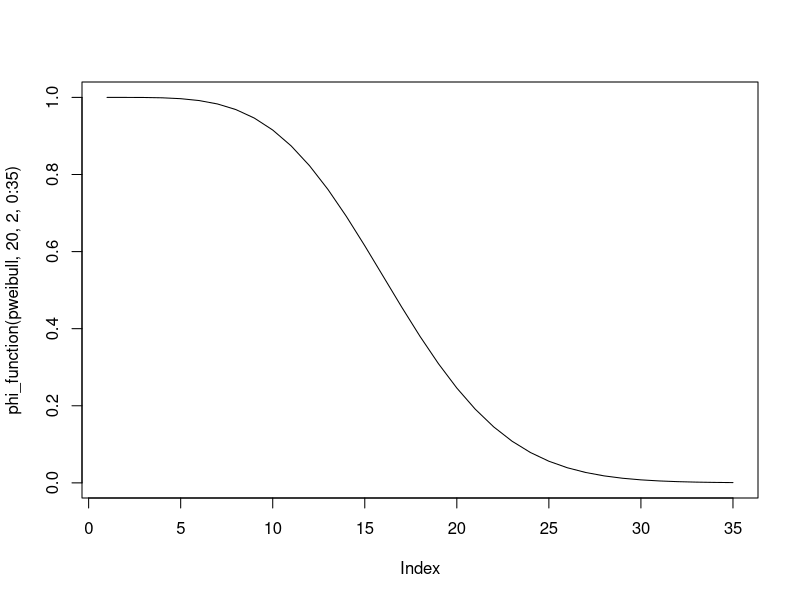
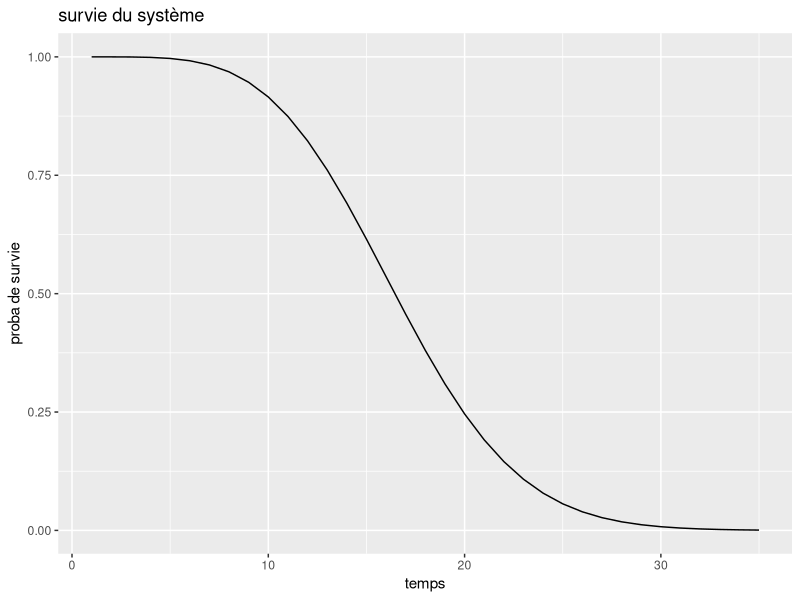
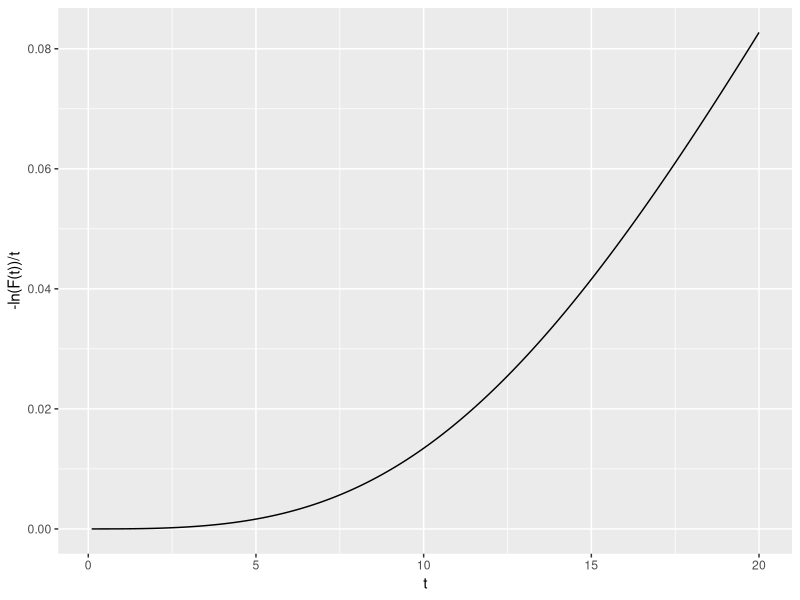
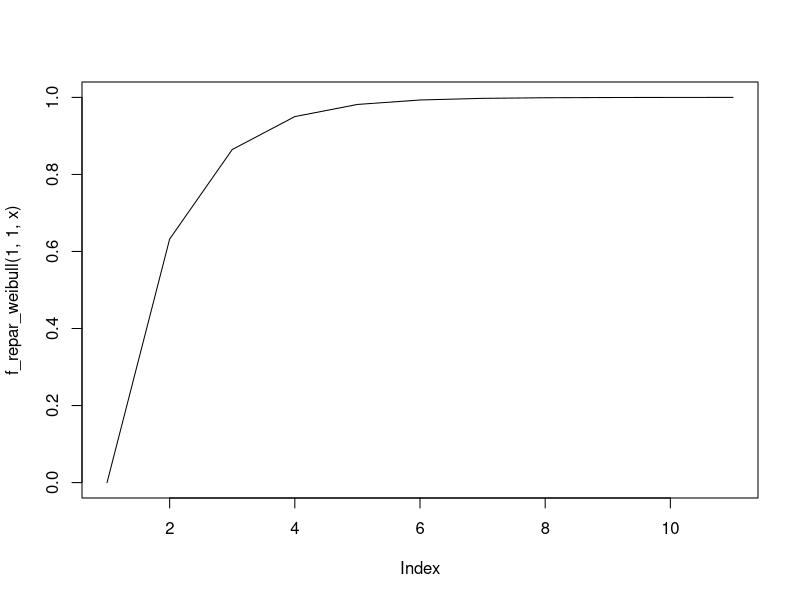
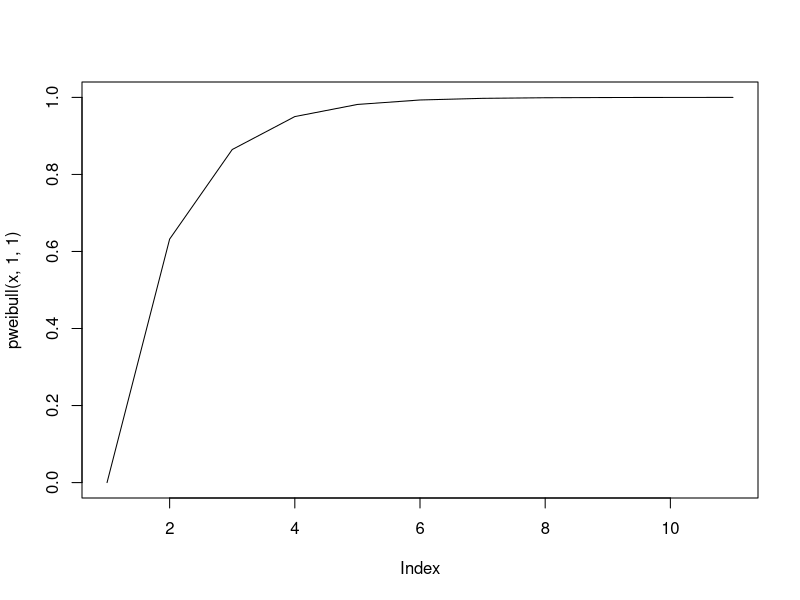
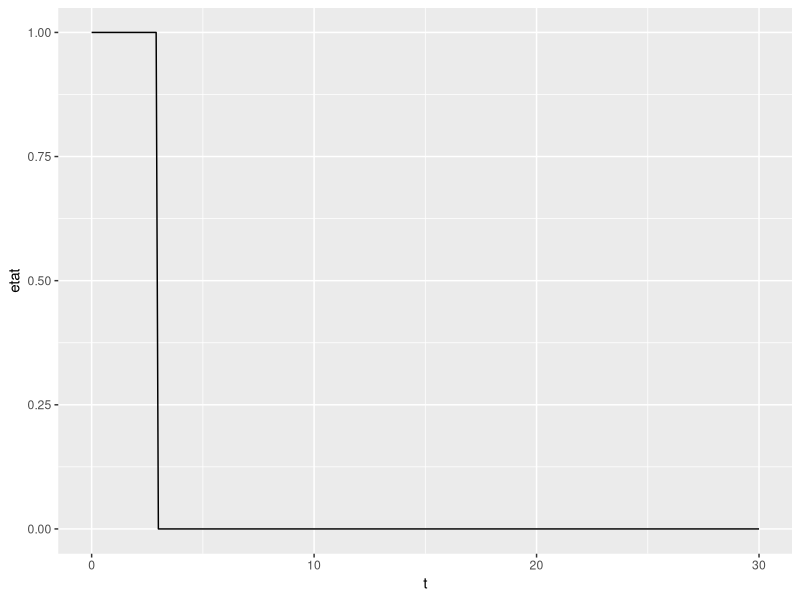

Reproduce these figures in R, in order.
library(magrittr)
library(dplyr)
library(ggplot2)

# TP 1 

## Question 1

phi <- function(x){
  rep <- ((x[3]*(1-(1-x[1])*(1-x[2]))*(1-(1-x[4])*(1-x[5])))+(1-x[3])*(1-(1-x[1]*x[4])*(1-x[2]*x[5])))*(1-(1-x[6]*x[7])*(1-x[8])*(1-x[9]))
  return(rep)
}

# question 2

phi_function <- function(loi, lambda, beta, t){
  R1 <- 1-loi(t, shape = beta, scale = lambda)
  R2 <- 1-loi(t, shape = beta, scale = lambda)
  R3 <- 1-loi(t, shape = beta, scale = lambda)
  R4 <- 1-loi(t, shape = beta, scale = lambda)
  R5 <- 1-loi(t, shape = beta, scale = lambda)
  R6 <- 1-loi(t, shape = beta, scale = lambda)
  R7 <- 1-loi(t, shape = beta, scale = lambda)
  R8 <- 1-loi(t, shape = beta, scale = lambda)
  R9 <- 1-loi(t, shape = beta, scale = lambda)
  rep <- ((R3[t]*(1-(1-R1[t])*(1-R2[t]))*(1-(1-R4[t])*(1-R5[t])))+(1-R3[t])*(1-(1-R1[t]*R4[t])*(1-R2[t]*R5[t])))*(1-(1-R6[t]*R7[t])*(1-R8[t])*(1-R9[t]))
  return(rep)
}




## Question 3

plot(phi_function(pweibull, 20, 2, 0:35), type = 'l')

g <- ggplot() +
  geom_line(aes(x = 1:35, y = phi_function(pweibull, 20, 2, 0:35))) +
  labs(title = "survie du système",
       x = "temps",
       y = "proba de survie")

g

## Question 4

# survie <- function(lambda, beta, t){
#   R1 <- 1-pweibull(t, shape = beta, scale = lambda)
#   R2 <- 1-pweibull(t, shape = beta, scale = lambda)
#   R3 <- 1-pweibull(t, shape = beta, scale = lambda)
#   R4 <- 1-pweibull(t, shape = beta, scale = lambda)
#   R5 <- 1-pweibull(t, shape = beta, scale = lambda)
#   R6 <- 1-pweibull(t, shape = beta, scale = lambda)
#   R7 <- 1-pweibull(t, shape = beta, scale = lambda)
#   R8 <- 1-pweibull(t, shape = beta, scale = lambda)
#   R9 <- 1-pweibull(t, shape = beta, scale = lambda)
#   rep <- -log(((R3[t]*(1-(1-R1[t])*(1-R2[t]))*(1-(1-R4[t])*(1-R5[t])))+(1-R3[t])*(1-(1-R1[t]*R4[t])*(1-R2[t]*R5[t])))*(1-(1-R6[t]*R7[t])*(1-R8[t])*(1-R9[t]))/t)
#   # rep <- -log(rep)/t
#   return(rep)
#   # rep <- -log(1 - phi_function(lambda, beta, t))/t
# }

survie <- function(lambda, beta, t){
  rep=NULL
  for(i in 1:length(t)){
    R1 <- 1-pweibull(t[i], shape = beta, scale = lambda)
    R2 <- 1-pweibull(t[i], shape = beta, scale = lambda)
    R3 <- 1-pweibull(t[i], shape = beta, scale = lambda)
    R4 <- 1-pweibull(t[i], shape = beta, scale = lambda)
    R5 <- 1-pweibull(t[i], shape = beta, scale = lambda)
    R6 <- 1-pweibull(t[i], shape = beta, scale = lambda)
    R7 <- 1-pweibull(t[i], shape = beta, scale = lambda)
    R8 <- 1-pweibull(t[i], shape = beta, scale = lambda)
    R9 <- 1-pweibull(t[i], shape = beta, scale = lambda)
    rep[i] <- -log(((R3*(1-(1-R1)*(1-R2))*(1-(1-R4)*(1-R5)))+(1-R3)*(1-(1-R1*R4)*(1-R2*R5)))*(1-(1-R6*R7)*(1-R8)*(1-R9)))/t[i]
  }
  return(rep)
}


survie(20, 2, seq(0.1, 20, 0.1))

g <- ggplot() +
  geom_line(aes(x = seq(0.1, 20, 0.1), y = survie(20, 2, seq(0.1, 20, 0.1)))) +
  labs(x = "t",
       y = "-ln(F(t))/t")

g


# Question 5 
# simulation d'une loi de weibull avec la méthode des quantile. 

f_repar_weibull <- function(lambda, beta, x){
  rep <- 1-exp(-(x/lambda)^beta)
  return(rep)
}

f_repar_weibull(1,1,0:5)

realisation_weibull<- function(lambda,beta,a){
  
  u=runif(1, min=0, max=1)
  g=f_repar_weibull(lambda,beta,a) 
  v=g>u
  
  for(i in 1:length(a)){
    nb=i
    if (v[i]==TRUE) { break }
  }
  
  return(nb)
}

realisation_weibull(1,1,1:10)

n_realisation_weibull<-function(n,lambda,beta,a){
  vect=NULL
  for(i in 1:n){
    vect[i]=realisation_weibull(lambda,beta,a)
  }
  return(vect)
}
n_realisation_weibull(10,1,1,1:5)

rweibull(10,1,1)

x<- 0:10
plot(f_repar_weibull(1,1,x),type = "l")
plot(pweibull(x,1,1),type = "l")


# Question 5 

inverse_pweibull <- function(lambda, beta, u){
  rep <- lambda*(-(log(1-u)^(1/beta)))
  return(rep)
}

phi2 <- function(lambda, beta, a, n){
  u <- runif(9)
  t <- seq(0, a, n)
  x <- matrix(0, nrow = n, ncol = 9)
  
  for(i in 1:n){
    for(j in 1:9){
      if(t[i] < inverse_pweibull(lambda, beta, u)){
        x[i,j] <- 1
      }
    }
    rep[i] <- phi(x[i,])
  }
}

# Question 6

lambda <- 5
beta <- 5

t <- seq(0, 10, 0.1)

R <- matrix(rep(0, length(t)*9), nrow = length(t), ncol = 9)
S <- rep(0, length(t))

for(i in 1:length(t)){
  y <- 1 - pweibull(t[i], lambda, beta)
  R[i,] <- rep(y, 9)
  S[i] <- survie(lambda, beta, R[i,])
}


# Projet 2

## Exercice 1

phi <- function(x){
  rep <- x[5]*x[6]*((1-(1-x[1]*x[3])*(1-x[2]*x[4]))*(1-(1-x[7]*x[8])*(1-x[9]*x[10])))+(1-x[5]*x[6])*((1-(1-x[1]*x[3]*x[7]*x[8])*(1-x[2]*x[4]*x[9]*x[10])))
  return(rep)
}

## Exercice 2

lambda = 5
beta = 5
t <- seq(0, 30, 0.1)

simu_etat_systeme <- function(lambda, beta, t){
  X <- matrix(data = rep(0, 10*length(t)), ncol = 10, nrow = length(t))
  S <- rep(0,length(t))
  u <- runif(10, 0, 1)
  w <- rweibull(10, lambda, beta)
  max <- max(t)
  
  for(i in 1:length(t)){
    for(j in 1:10){
      if(t[i] < w[j]){
        X[i,j] <- 1
      }
    }
    S[i] <- phi(X[i,])
    if((S[i] == 0) && (S[i-1] == 1)){
      max <- t[i]
    }
  }
  return(list(etat = S, last = max))
}

test <- simu_etat_systeme(lambda, beta, t)

g <- ggplot() +
  geom_line(aes(x = t, y = test[[1]])) +
  labs(x = "t",
       y = "etat")

g

# Esperance

esperance_T <- function(n){
  n <- 100
  simu <- rep(-1, n)
  for(i in 1:n){
    simu[i] <- simu_etat_systeme(lambda, beta, t)[[2]]
  }
  return(mean(simu))
}
